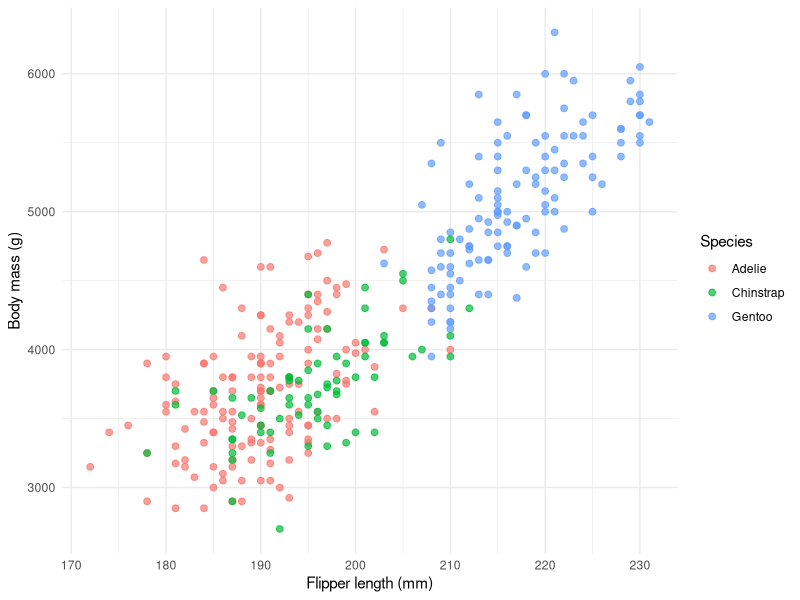

R code for this plot:
## ---- chunk 1
#| message: false
#| warning: false
library(palmerpenguins)
library(tidyverse)
## ---- chunk 2
penguins_clean <- penguins |> 
  drop_na()

glimpse(penguins_clean)
## ---- chunk 3
penguins_clean |> 
  group_by(species, island) |> 
  summarize(
    mean_mass = mean(body_mass_g),
    mean_flipper = mean(flipper_length_mm),
    n = n(),
    .groups = "drop"
  )
## ---- chunk 4
#| label: fig-penguin-mass
#| fig-cap: "Flipper length vs. body mass by species."
ggplot(penguins_clean, aes(x = flipper_length_mm, y = body_mass_g, color = species)) +
  geom_point(alpha = 0.7, size = 2) +
  labs(
    x = "Flipper length (mm)",
    y = "Body mass (g)",
    color = "Species"
  ) +
  theme_minimal()
